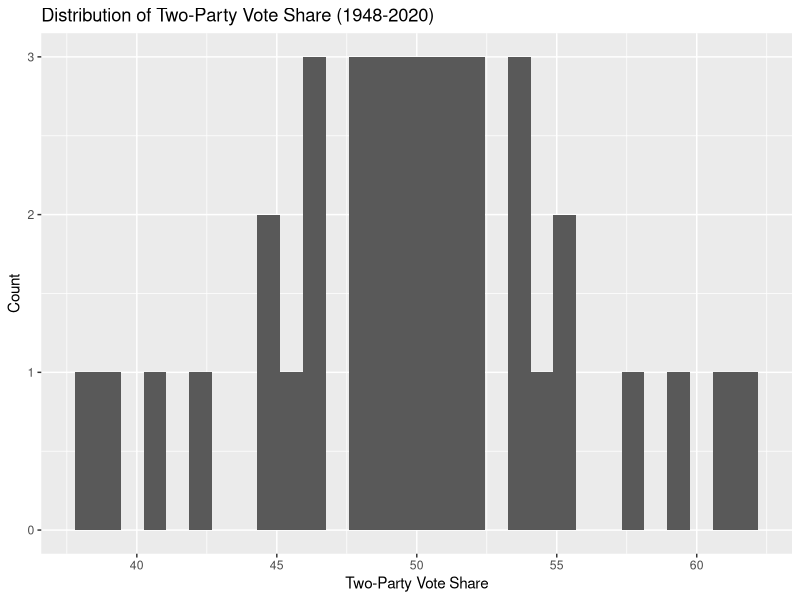
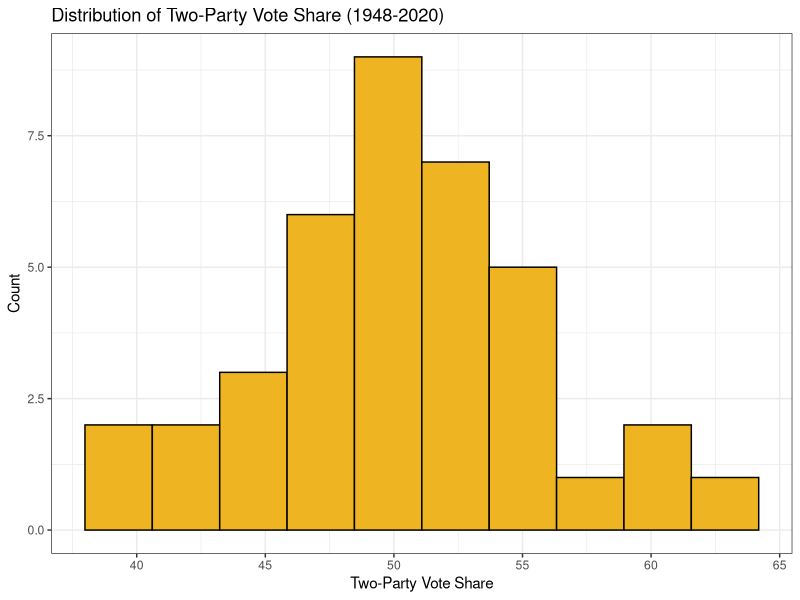
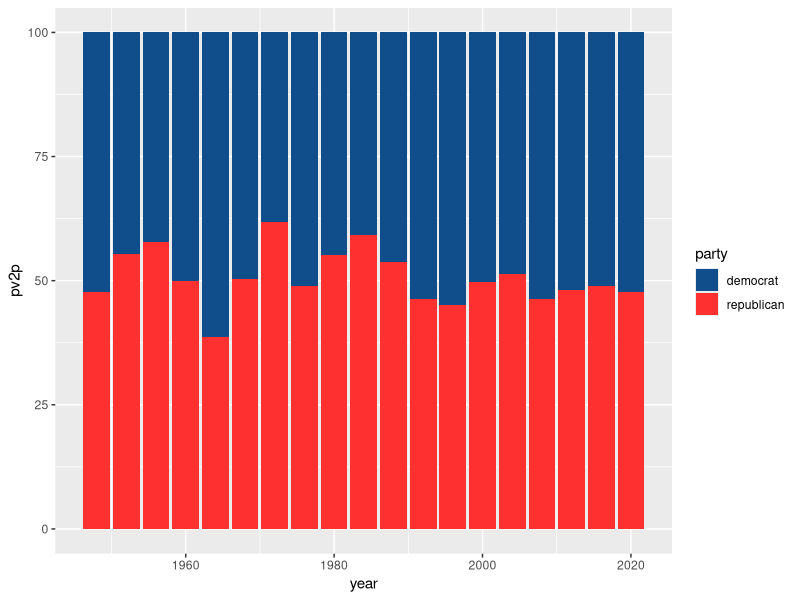
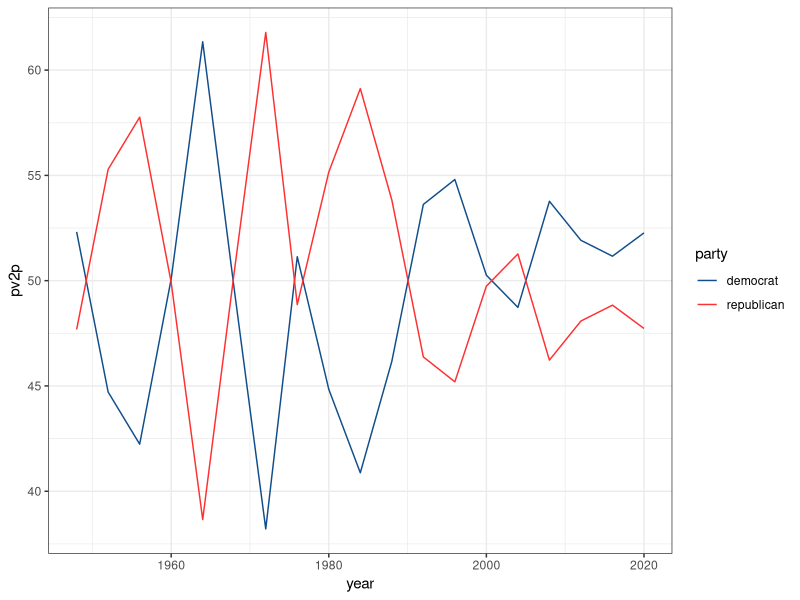
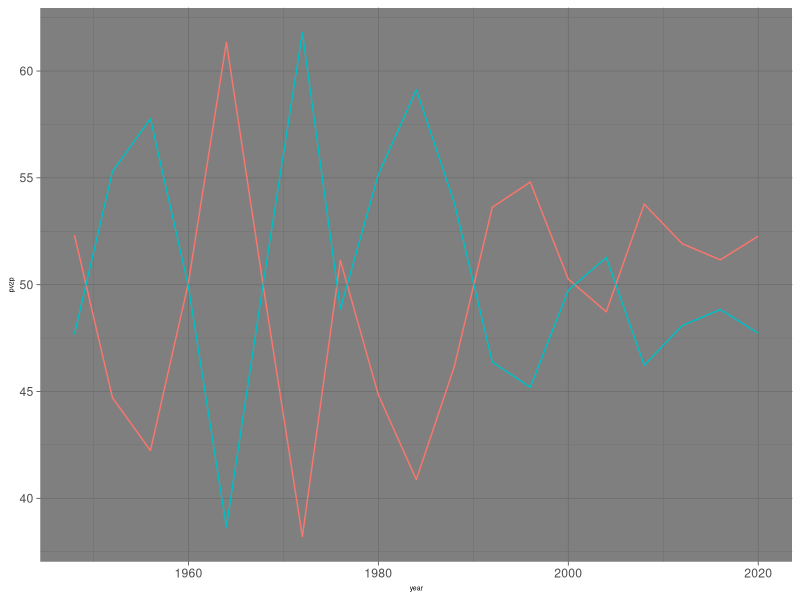
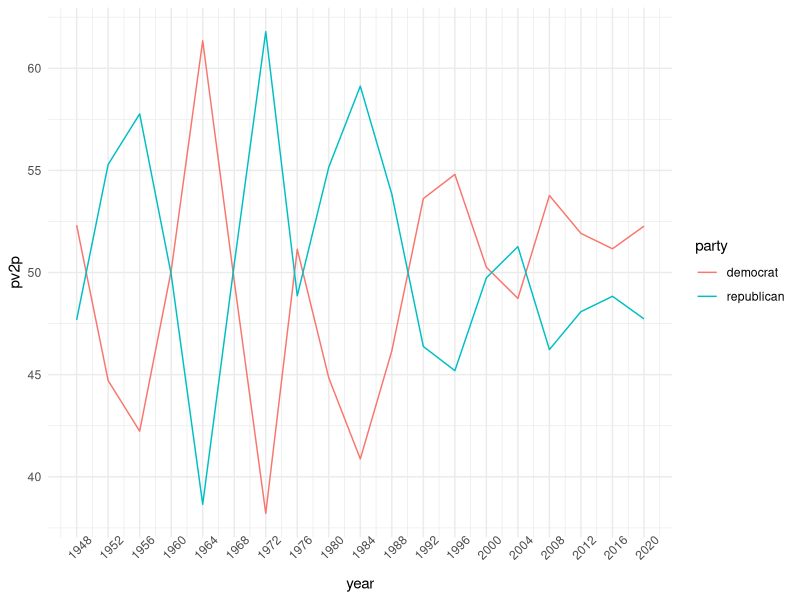
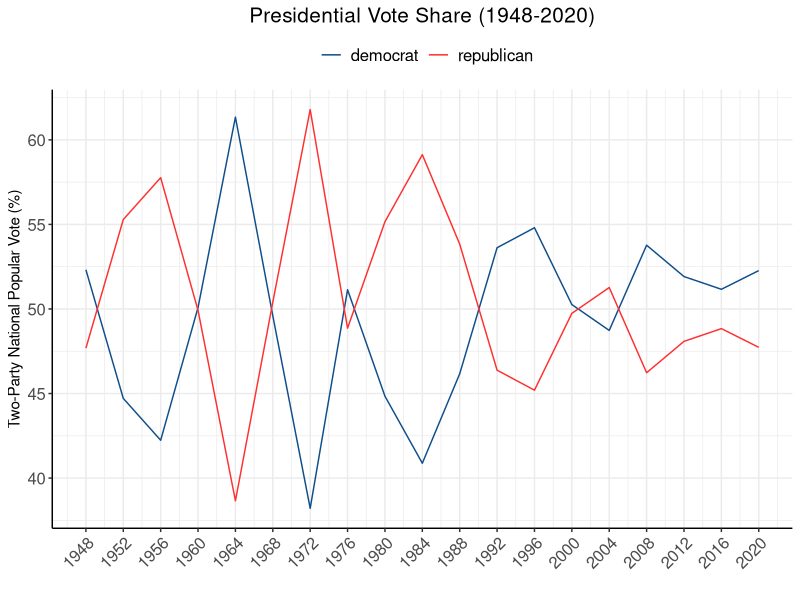
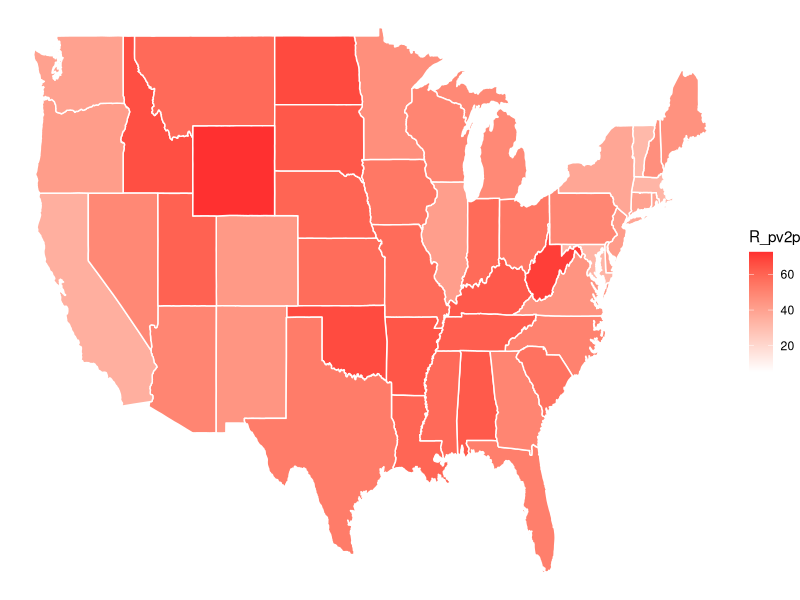

Generate these figures, in order, with R: (Note: this script raises an error after producing the figures.)
#' @title GOV 1347: Introductory Blog Post/Laboratory Session
#' @author Matthew E. Dardet
#' @date August 29, 2024

####----------------------------------------------------------#
#### Preamble
####----------------------------------------------------------#

# Load libraries.
## install via `install.packages("name")`
library(ggplot2)
library(maps)
library(tidyverse)

## set working directory here
# setwd("~")

####----------------------------------------------------------#
#### Read and clean presidential popular vote.
####----------------------------------------------------------#

# Read presidential popular vote. 
d_popvote <- read_csv("data/popvote_1948-2020.csv")

# Subset data to most recent past election year. 
d_popvote |> 
  filter(year == 2020) |> 
  select(party, candidate, pv2p)

# Pivot data to wide format with party names as columns and two-party vote share as values.
(d_popvote_wide <- d_popvote |>
  select(year, party, pv2p) |>
  pivot_wider(names_from = party, values_from = pv2p))

# Modify winner column to show "D" if Democrats win and "R" if Republicans win. 
(d_popvote_wide <- d_popvote_wide |> 
  mutate(winner = case_when(democrat > republican ~ "D",
                            TRUE ~ "R")))

# Summarize data with respect to winners. 
d_popvote_wide |> 
  group_by(winner) |>
  summarise(races = n())

####----------------------------------------------------------#
#### Visualize trends in national presidential popular vote. 
####----------------------------------------------------------#

# Example: bad histogram; unpleasant bin width and fill!
ggplot(d_popvote, aes(x = pv2p)) + 
    geom_histogram() + 
    labs(x = "Two-Party Vote Share", 
         y = "Count", 
         title = "Distribution of Two-Party Vote Share (1948-2020)")

# Example: better histogram.
ggplot(d_popvote, aes(x = pv2p)) + 
  geom_histogram(bins = 10, color = "black", fill = "goldenrod2") + 
  theme_bw() +
  labs(x = "Two-Party Vote Share", 
       y = "Count", 
       title = "Distribution of Two-Party Vote Share (1948-2020)")

# Example: barplot (+ custom colors).
ggplot(d_popvote, aes(x = year, y = pv2p, fill = party)) +
    geom_bar(stat = "identity") +
    scale_fill_manual(values = c("dodgerblue4", "firebrick1")) 

# Example: lineplot (+ custom colors + nicer theme).
ggplot(d_popvote, aes(x = year, y = pv2p, colour = party)) +
    geom_line() +
    scale_color_manual(values = c("dodgerblue4", "firebrick1")) + 
    theme_bw()

# Example: bad line plot; opaque background, "too much ink", no legend, small font. Yuck! 
ggplot(d_popvote, aes(x = year, y = pv2p, colour = party)) +
    geom_line(stat = "identity") + 
    theme_dark() +
    theme(legend.position = "none", axis.title = element_text(size = 5))

# Example: good line plot: high contrast, "minimal ink", legend, detailed x-ticks, larger font.
ggplot(d_popvote, aes(x = year, y = pv2p, colour = party)) +
    geom_line(stat = "identity") + 
    scale_x_continuous(breaks = seq(1948, 2020, 4)) +
    theme_minimal() +
    theme(axis.text.x = element_text(angle = 45))

# Example: excellent plot; "pretty" customized theme.
my_pretty_theme <- theme_bw() + 
    theme(panel.border = element_blank(),
          plot.title = element_text(size = 15, hjust = 0.5), 
          axis.text.x = element_text(angle = 45, hjust = 1),
          axis.text = element_text(size = 12),
          strip.text = element_text(size = 18),
          axis.line = element_line(colour = "black"),
          legend.position = "top",
          legend.text = element_text(size = 12))

ggplot(d_popvote, aes(x = year, y = pv2p, colour = party)) +
    geom_line(stat = "identity") +
    scale_color_manual(values = c("dodgerblue4", "firebrick1"), name = "") +
    xlab("") + ## no need to label an obvious axis
    ylab("Two-Party National Popular Vote (%)") +
    ggtitle("Presidential Vote Share (1948-2020)") + 
    scale_x_continuous(breaks = seq(1948, 2020, 4)) +
    my_pretty_theme

# Save last displayed plot.
ggsave("figures/PV_national_historical.png", height = 4, width = 8)

####----------------------------------------------------------#
#### State-by-state map of presidential popular votes.
####----------------------------------------------------------#

# Sequester shapefile of states from `maps` library.
states_map <- map_data("state")
unique(states_map$region)

# Read/clean/merge state popular vote. 
# Create wide version of dataset that can be used to compare candidate votes with one another. 
d_pvstate <- read_csv("data/state_2pv_1948_2020.csv")
colnames(d_pvstate)

d_pvstate_wide <- d_pvstate |> 
  select(-c(candidate, state_fips)) |> 
  rename(pv = vote_share,
         pv2p = two_party_vote_share) |>
  mutate(party_simple = case_when(party == "Democrat" ~ "D", 
                                  .default = "R")) |>
  pivot_wider(names_from = party_simple, values_from = c(pv, pv2p)) |> 
  select(-c(party, candidatevotes, totalvotes, two_party_votes)) |> 
  group_by(year, state) |> 
  summarize_all(function(x) x[!is.na(x)]) |> 
  rename(D_pv = pv_D, R_pv = pv_R, D_pv2p = pv2p_D, R_pv2p = pv2p_R) |> 
  arrange(year) |> 
  group_by(state) |> 
  mutate(D_pv_lag1 = lag(D_pv, 1),
         R_pv_lag1 = lag(R_pv, 1),
         D_pv2p_lag1 = lag(D_pv2p, 1),
         R_pv2p_lag1 = lag(R_pv2p, 1), 
         D_pv_lag2 = lag(D_pv, 2), 
         R_pv_lag2 = lag(R_pv, 2),
         D_pv2p_lag2 = lag(D_pv2p, 2),
         R_pv2p_lag2 = lag(R_pv2p, 2)) 

write_csv(d_pvstate_wide, 
          "data/clean_wide_state_2pv_1948_2020.csv") # Output widened dataset for use by the class. 

d_pvstate_wide$region <- tolower(d_pvstate_wide$state)

pv_map <- d_pvstate_wide |>
  filter(year == 2020) |>
  left_join(states_map, by = "region")

# Generate map of two-party vote share for Republican candidates. 
pv_map |> # N.B. You can pipe (|>) data directly into `ggplot()`!
  ggplot(aes(long, lat, group = group)) +
  geom_polygon(aes(fill = R_pv2p), color = "white")+
  scale_fill_gradient(low = "white", high = "firebrick1") +
  theme_void()

# Generate map of state winners using their vote count. 
pv_win_map <- d_pvstate_wide |>
    filter(year == 2020) |>
    left_join(states_map, by = "region") |>
    mutate(winner = ifelse(R_pv > D_pv, "republican", "democrat"))

ggplot(pv_win_map, aes(long, lat, group = group)) +
    geom_polygon(aes(fill = winner), color = "black") +
    scale_fill_manual(values=c("dodgerblue4", "firebrick1")) +
    theme_void()

# Generate map of win-margins.
pv_margins_map <- d_pvstate_wide |>
    filter(year == 2020) |>
    left_join(states_map, by = "region") |>
    mutate(win_margin = (R_pv2p-D_pv2p))

ggplot(pv_margins_map, aes(long, lat, group = group)) +
       geom_polygon(aes(fill = win_margin), color = "black") +
       scale_fill_gradient2(high = "firebrick1", 
                            mid = "white",
                            name = "win margin",
                            low = "dodgerblue4", 
                            breaks = c(-50,-25,0,25,50), 
                            limits=c(-50,50)) +
    theme_void()

# Make grid version of maps. 
d_pvstate_wide |>
    filter(year >= 1980) |>
    left_join(states_map, by = "region") |>
    mutate(winner = ifelse(R_pv > D_pv, "republican", "democrat")) |>
    
    ggplot(aes(long, lat, group = group)) +
    facet_wrap(facets = year ~.) + ## specify a grid by year
    geom_polygon(aes(fill = winner), color = "white") +
    scale_fill_manual(values = c("dodgerblue4", "firebrick1")) +
    theme_void() +
    ggtitle("Presidential Vote Share by State (1980-2020)") + 
    theme(strip.text = element_text(size = 12),
          aspect.ratio=1)

ggsave("figures/PV_states_historical.png")

####----------------------------------------------------------#
#### Forecast: simplified electoral cycle model. 
####----------------------------------------------------------#

# Create prediction (pv2p and margin) based on simplified electoral cycle model: 
# vote_2024 = 3/4*vote_2020 + 1/4*vote_2016 (lag1, lag2, respectively). 
pv2p_2024_states <- d_pvstate_wide |> 
    filter(year == 2020) |>
    group_by(state) |> 
  summarise(D_pv2p_2024 = 0.75*D_pv2p + 0.25*D_pv2p_lag1,
            R_pv2p_2024 = 0.75*R_pv2p + 0.25*R_pv2p_lag1) |>
  mutate(pv2p_2024_margin = R_pv2p_2024 - D_pv2p_2024,
         region = tolower(state))

# Plot the margin of victory in a U.S. state map.
pv2p_2024_states |>
    left_join(states_map, by = "region") |>
    ggplot(aes(long, lat, group = group)) +
    geom_polygon(aes(fill = pv2p_2024_margin), color = "black") +
    ggtitle("2024 Presidential Forecast (Simplified Electoral Cycle Model)") + 
    scale_fill_gradient2(high = "firebrick1", 
                         mid = "white",
                         name = "win margin",
                         low = "dodgerblue4", 
                         breaks = c(-50,-25,0,25,50), 
                         limits=c(-50,50)) + 
  theme_void()

ggsave("figures/PV2024_simple_forecast.png")

# Generate projected state winners and merge with electoral college votes to make 
# summary of electoral college vote distributions. 
pv2p_2024_states <- pv2p_2024_states |>
    mutate(winner = ifelse(R_pv2p_2024 > D_pv2p_2024, "R", "D"),
           year = 2024)

ec <- read_csv("data/ec_full.csv")
ec[which(ec$state == "D.C."),]$state <- "District Of Columbia"
write_csv(ec, "data/ec_full.csv")

pv2p_2024_states <- pv2p_2024_states |>
    left_join(ec, by = c("state", "year"))

pv2p_2024_states |> 
    group_by(winner) |>
    summarise(electoral_votes = sum(electors))

## Harris: 276
## Trump: 262

####----------------------------------------------------------#
#### Forecast: past vote OLS models. 
####----------------------------------------------------------#

# OLS Model 1:
# Estimate simple/bivariate OLS models using previous cycle's vote share.
ols.D.1 <- lm(D_pv2p ~ D_pv2p_lag1, 
              data = d_pvstate_wide)
ols.R.1 <- lm(R_pv2p ~ R_pv2p_lag1, 
              data = d_pvstate_wide)
summary(ols.D.1); summary(ols.R.1)

# Make updated pv2p and ec predictions based on this model using 2020 (last cycle's) vote share.
ols.pred.data <- d_pvstate_wide |> 
  filter(year == 2020) |> 
  select(state, D_pv2p, R_pv2p, D_pv2p_lag1, R_pv2p_lag1) |> 
  rename(D_pv2p_lag2 = D_pv2p_lag1,
         R_pv2p_lag2 = R_pv2p_lag1, 
         D_pv2p_lag1 = D_pv2p, 
         R_pv2p_lag1 = R_pv2p) |> 
  arrange(state)

pred.ols.D.1 <- predict(ols.D.1, newdata = data.frame("D_pv2p_lag1" =  ols.pred.data$D_pv2p_lag1))
pred.ols.R.1 <- predict(ols.R.1, newdata = data.frame("R_pv2p_lag1" =  ols.pred.data$R_pv2p_lag1))

ols.pred.1 <- data.frame("state" = pv2p_2024_states$state, 
                         "year" = 2024,
                         "D_pv2p_2024" = pred.ols.D.1, 
                         "R_pv2p_2024" = pred.ols.R.1) |> 
  mutate(pv2p_2024_margin = R_pv2p_2024 - D_pv2p_2024, 
         winner = ifelse(R_pv2p_2024 > D_pv2p_2024, "R", "D")) |> 
  left_join(ec, by = c("state", "year"))

ols.pred.1 |>
  group_by(winner) |>
  summarise(electoral_votes = sum(electors))

# Harris: 226
# Trump: 312

# OLS Model 2:
# Estimate multivariate OLS models using one and two-cycle-lagged vote share variables. 
ols.D.2 <- lm(D_pv2p ~ D_pv2p_lag1 + D_pv2p_lag2, 
              data = d_pvstate_wide)
ols.R.2 <- lm(R_pv2p ~ R_pv2p_lag1 + R_pv2p_lag2,
              data = d_pvstate_wide)
summary(ols.D.2); summary(ols.R.2)

# Make updated pv2p and ec based on this model using 2020 (last cycle's) and 2016 (two cycle's ago) vote share. 
pred.ols.D.2 <- predict(ols.D.2, newdata = data.frame("D_pv2p_lag1" =  ols.pred.data$D_pv2p_lag1, 
                                                      "D_pv2p_lag2" =  ols.pred.data$D_pv2p_lag2))
pred.ols.R.2 <- predict(ols.R.2, newdata = data.frame("R_pv2p_lag1" =  ols.pred.data$R_pv2p_lag1,
                                                      "R_pv2p_lag2" =  ols.pred.data$R_pv2p_lag2))

ols.pred.2 <- data.frame("state" = pv2p_2024_states$state,
                         "year" = 2024,
                         "D_pv2p_2024" = pred.ols.D.2, 
                         "R_pv2p_2024" = pred.ols.R.2) |> 
  mutate(pv2p_2024_margin = R_pv2p_2024 - D_pv2p_2024, 
         winner = ifelse(R_pv2p_2024 > D_pv2p_2024, "R", "D")) |> 
  left_join(ec, by = c("state", "year"))

ols.pred.2 |>
  group_by(winner) |>
  summarise(electoral_votes = sum(electors))

# Harris: 247
# Trump: 291

# Extras: 
# These results seem pretty different than the electoral cycle model. 
# What would happen if we ran a different prediction model for each state without an intercept? 
# This is known as "regression through the origin," and may be appropriate when we expect that Y = 0 when X = 0. 
# See, e.g., https://onlinelibrary-wiley-com.ezp-prod1.hul.harvard.edu/doi/full/10.1111/1467-9639.00136. 
# For example, if the GOP in a previous election cycle received 0 votes last cycle, why would we expect them to have more votes this cycle? 
state.vec <- unique(d_pvstate_wide$state) |> sort()
state.mod.preds <- data.frame("state" = state.vec,
                              "year" = 2024, 
                              "D_pv2p_2024" = NA,
                              "R_pv2p_2024" = NA)

for (i in 1:length(state.vec)) {
  d_sub <- d_pvstate_wide[d_pvstate_wide$state == state.vec[i],]
  state.ols.D <- lm(D_pv2p ~ 0 + D_pv2p_lag1 + D_pv2p_lag2, 
                      data = d_sub)
  state.ols.R <- lm(R_pv2p ~ 0 + R_pv2p_lag1 + R_pv2p_lag2, 
                      data = d_sub)
  
  state.pred.data <- d_sub |> 
    filter(year == 2020) |> 
    ungroup() |> 
    select(D_pv2p, R_pv2p, D_pv2p_lag1, R_pv2p_lag1) |> 
    rename(D_pv2p_lag2 = D_pv2p_lag1,
           R_pv2p_lag2 = R_pv2p_lag1, 
           D_pv2p_lag1 = D_pv2p, 
           R_pv2p_lag1 = R_pv2p)
  
  state.mod.preds[i,]$D_pv2p_2024 <- predict(state.ols.D, newdata = data.frame("D_pv2p_lag1" =  state.pred.data$D_pv2p_lag1, 
                                                                               "D_pv2p_lag2" =  state.pred.data$D_pv2p_lag2))
  state.mod.preds[i,]$R_pv2p_2024 <- predict(state.ols.R, newdata = data.frame("R_pv2p_lag1" =  state.pred.data$R_pv2p_lag1,
                                                                               "R_pv2p_lag2" =  state.pred.data$R_pv2p_lag2))
}

state.mod.preds <- state.mod.preds |> 
  mutate(pv2p_2024_margin = R_pv2p_2024 - D_pv2p_2024, 
         winner = ifelse(R_pv2p_2024 > D_pv2p_2024, "R", "D")) |> 
  left_join(ec, by = c("state", "year"))

state.mod.preds |>
  group_by(winner) |>
  summarise(electoral_votes = sum(electors))

# Harris: 287
# Trump: 251

# Why might these models produce different results?
state.vec[which((pv2p_2024_states |> select(winner)) != 
                  (state.mod.preds |> select(winner)))]

# Models disagree about one state: the swing state of Arizona! 
pv2p_2024_states |> filter(state %in% c("Arizona"))
state.mod.preds |> filter(state %in% c("Arizona"))

# Influence of time in each estimator/form --> different weights on lagged votes. 
# May not want to use every year in subsequent analyses. 

# If you're up for a challenge, try plotting the margins from state model as a hexbin map! 
# https://r-graph-gallery.com/328-hexbin-map-of-the-usa.html
# (If not, don't worry about it!)
library(sf)
library(RColorBrewer)
library(viridis)

# Read US hexgrid data. 
us_hexgrid <- read_sf("data/us_states_hexgrid.geojson") |> 
  mutate(google_name = gsub(" \\(United States\\)", "", google_name))
us_hexgrid[us_hexgrid$google_name == "District of Columbia",]$google_name <- "District Of Columbia"

# Merge state predictions with hexgrid data.
state.mod.preds.hex <- us_hexgrid |> 
  left_join(state.mod.preds, by = c("google_name" = "state"))

state.mod.preds.hex[state.mod.preds.hex$google_name == "District Of Columbia",]$pv2p_2024_margin <- -50 # "Hack" so that DC can be included within normal margin bounds. 

ggplot(state.mod.preds.hex) +
  geom_sf(aes(fill = pv2p_2024_margin)) +
  geom_sf_text(aes(label = iso3166_2), color = "black", size = 3, alpha = 0.6) +
  scale_fill_gradient2(high = "firebrick1", 
                       mid = "white",
                       name = "win margin",
                       low = "dodgerblue4", 
                       breaks = c(-50,-25,0,25,50), 
                       limits=c(-50,50)) +
  ggtitle("2024 Presidential Forecast (Cycle-Lagged Vote Shares Model)") + 
  theme_void() + 
  theme(
    legend.position = c(0.07, 0.55),
    text = element_text(color = "#22211d"),
    plot.background = element_rect(fill = "#f5f5f2", color = NA),
    panel.background = element_rect(fill = "#f5f5f2", color = NA),
    legend.background = element_rect(fill = "#f5f5f2", color = NA),
    plot.title = element_text(
      size = 22, hjust = 0.5, color = "#4e4d47",
      margin = margin(b = -0.1, t = 0.4, l = 2, unit = "cm")
    )
  )

ggsave("figures/PV2024_OLS_forecast.png")

####----------------------------------------------------------#
